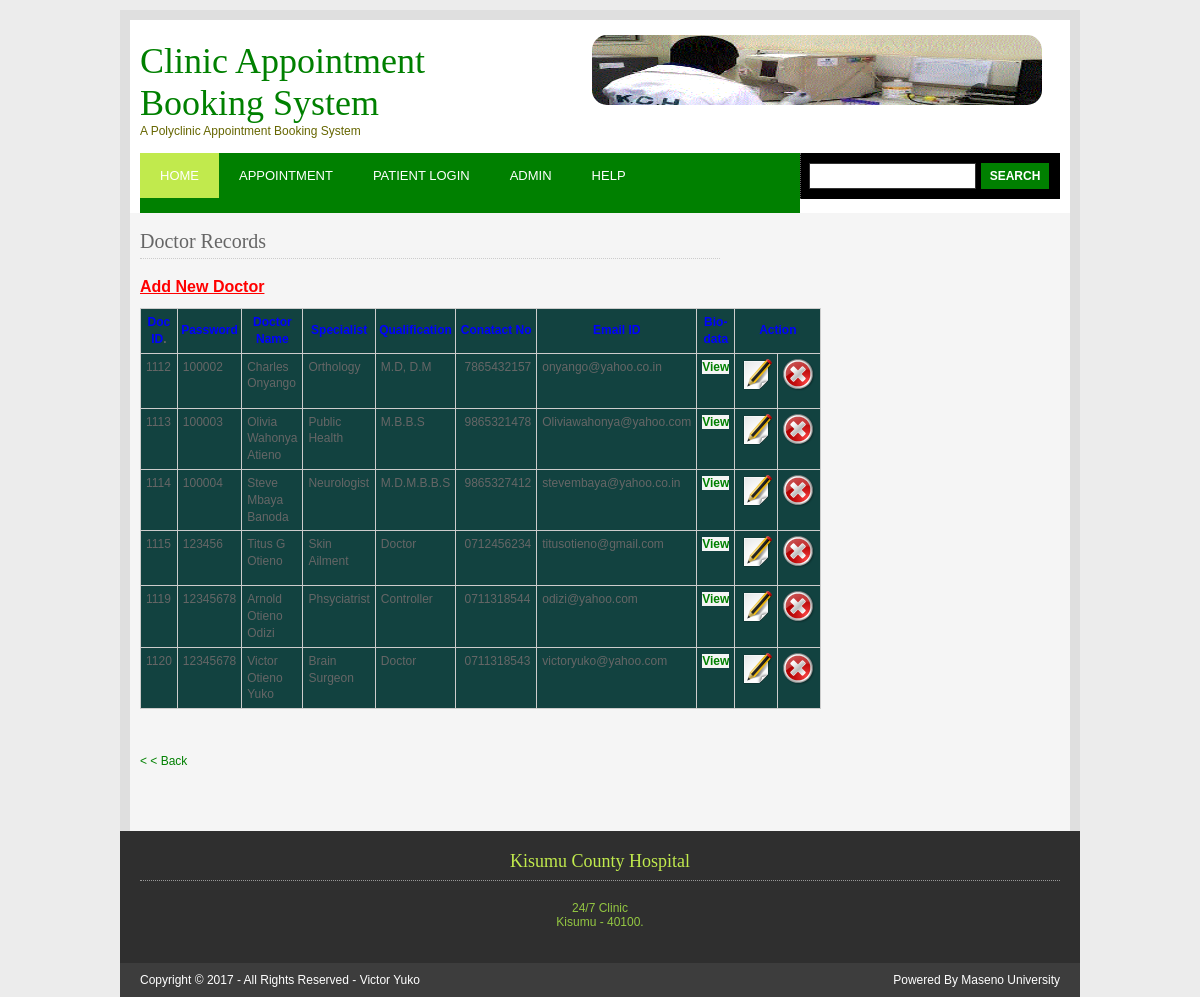
Page /admindoc.php on the committed database.
### tables this page shows
CREATE TABLE IF NOT EXISTS `doctor` (
  `docid` bigint(4) NOT NULL AUTO_INCREMENT,
  `doctorname` varchar(50) NOT NULL,
  `quali` varchar(50) NOT NULL,
  `specialistin` varchar(50) NOT NULL,
  `contactno` varchar(20) NOT NULL,
  `emailid` varchar(50) NOT NULL,
  `biodata` text NOT NULL,
  `password` varchar(25) NOT NULL,
  PRIMARY KEY (`docid`)
);

### admindoc.php (the view, shortened to what this page needs)
<?php
include("header.php");
include("validation/header.php");
include("functions/patient.php");
?>
<?php include("menu.php");
$con->query("DELETE FROM doctor WHERE docid = '$_GET[docid]'");
$resapp = $con->query("SELECT * FROM doctor");
?>
<div id="container">
  <div class="wrapper">
    <div id="content">
      <h1>Doctor Records</h1>
      <p align="left"><a href="doctors.php"><font color="#FF0000" face="Arial Black, Gadget, sans-serif" size="3"><b><u>Add New Doctor</u></b></font></a></p>
      <table width="1009" border="1" bgcolor="124240">
        <tr>
          <th width="103" height="42" scope="col"><font color="#0000FF">Doc ID</font>.</th>
          <th width="75" scope="col"><font color="#0000FF">Password</font></th>
          <th width="181" scope="col"><font color="#0000FF">Doctor Name</font></th>
          <th width="64" scope="col"><font color="#0000FF">Specialist</font></th>
          <th width="91" scope="col"><font color="#0000FF">Qualification</font></th>
          <th width="129" scope="col"><font color="#0000FF">Conatact No</font></th>
          <th width="122" scope="col"><font color="#0000FF">Email ID</font></th>
          <th width="63" scope="col"><font color="#0000FF">Bio-data</font></th>
          <th colspan="2" scope="col"><font color="#0000FF">Action</font></th>
        </tr>
        <?php
          while($row1 = mysqli_fetch_array($resapp))
  {
	  ?>
        <tr>
          <td height="44"><?php echo $row1["docid"]; ?></td>
          <td><?php echo $row1["password"]; ?></td>
          <td><?php echo $row1["doctorname"]; ?></td>
          <td><?php echo $row1["specialistin"]; ?></td>
          <td><?php echo $row1["quali"]; ?></td>
          <td>&nbsp;<?php echo $row1["contactno"]; ?></td>
          <td><?php echo $row1["emailid"]; ?></td>
          <td align="center"><strong><a href="admindocbiodata.php?docid=<?php echo $row1["docid"]; ?>">View</a></strong></td>
          <td width="57"><a href="admindocprofile.php?docids=<?php echo $row1[docid]; ?>"><img src="images/icons/Actions-document-edit-icon.png" alt="" width="32" height="32"></a></td>
          <td width="60"><a href="admindoc.php?docid=<?php echo $row1[docid]; ?>" ><img src="images/icons/remove.png" alt="" width="32" height="32"></a></td>
        </tr>
        <?php
          }
		  ?>
      </table>
      <p align="left">&nbsp;</p>
      <p ><a href="adminaccount.php">< < Back</a> </p>
      <p>&nbsp;</p>
    </div>
    <br class="clear" />
  </div>
</div>
<?php
include("footer.php");
?>
<?php
include("copyright.php");
?>

### styles/layout.css (style rules this page uses)
body { margin:0; padding:10px 0 0 0; font-size:12px; font-family:verdana, Arial, Helvetica, sans-serif; color:#FFFFFF; background-color:#008000; }
img { border:0; display:block; padding:0; margin:0; }
a { outline:none; text-decoration:none; }
h1, h2, h3, h4, h5, h6 { margin:0 0 20px 0; padding:0 0 8px 0; font-size:20px; font-weight:normal; font-family:Georgia, "Times New Roman", Times, serif; border-bottom:1px dotted #DDDDDD; }
#header, #topbar, #featured_slide, #homecontent, #breadcrumb, #container, #footer, #copyright { margin:0 auto 0; display:block; width:960px; }
.wrapper { display:block; width:920px; padding:15px 10px; color:#666600; background-color:#FFFFFF; border-left:10px solid #DFDFDF; border-right:10px solid #DFDFDF; }
#container .wrapper { padding:20px 10px; line-height:1.4em; color:#666666; background-color:#F5F5F5; }
#container a { color:#008000; background-color:#F5F5F5; }
#container h1, #container h2, #container h3, #container h4, #container h5, #container h6 { padding-bottom:8px; border-bottom:1px dotted #CCCCCC; }
#content { display:block; float:left; width:580px; }

### styles/tables.css (style rules this page uses)
table { width:100%; border-collapse:collapse; table-layout:auto; vertical-align:top; margin-bottom:15px; border:1px solid #CCCCCC; }
table tbody td { vertical-align:top; border-collapse:collapse; border-left:1px solid #CCCCCC; border-right:1px solid #CCCCCC; }
table thead th, table tbody td { padding:5px; border-collapse:collapse; }

### validation/css/template.css (style rules this page uses)
body { background: #ececec; }

### rows in the picture
doctor: docid "1112", password "100002", doctorname "Charles Onyango", specialistin "Orthology", quali "M.D, D.M", contactno "7865432157", emailid "onyango@yahoo.co.in"
doctor: docid "1113", password "100003", doctorname "Olivia Wahonya Atieno", specialistin "Public Health", quali "M.B.B.S", contactno "9865321478", emailid "Oliviawahonya@yahoo.com"
doctor: docid "1114", password "100004", doctorname "Steve Mbaya Banoda", specialistin "Neurologist", quali "M.D.M.B.B.S", contactno "9865327412", emailid "stevembaya@yahoo.co.in"
doctor: docid "1115", password "123456", doctorname "Titus G Otieno", specialistin "Skin Ailment", quali "Doctor", contactno "0712456234", emailid "titusotieno@gmail.com"
doctor: docid "1119", password "12345678", doctorname "Arnold Otieno Odizi", specialistin "Phsyciatrist", quali "Controller", contactno "0711318544", emailid "odizi@yahoo.com"
doctor: docid "1120", password "12345678", doctorname "Victor Otieno Yuko", specialistin "Brain Surgeon", quali "Doctor", contactno "0711318543", emailid "victoryuko@yahoo.com"
